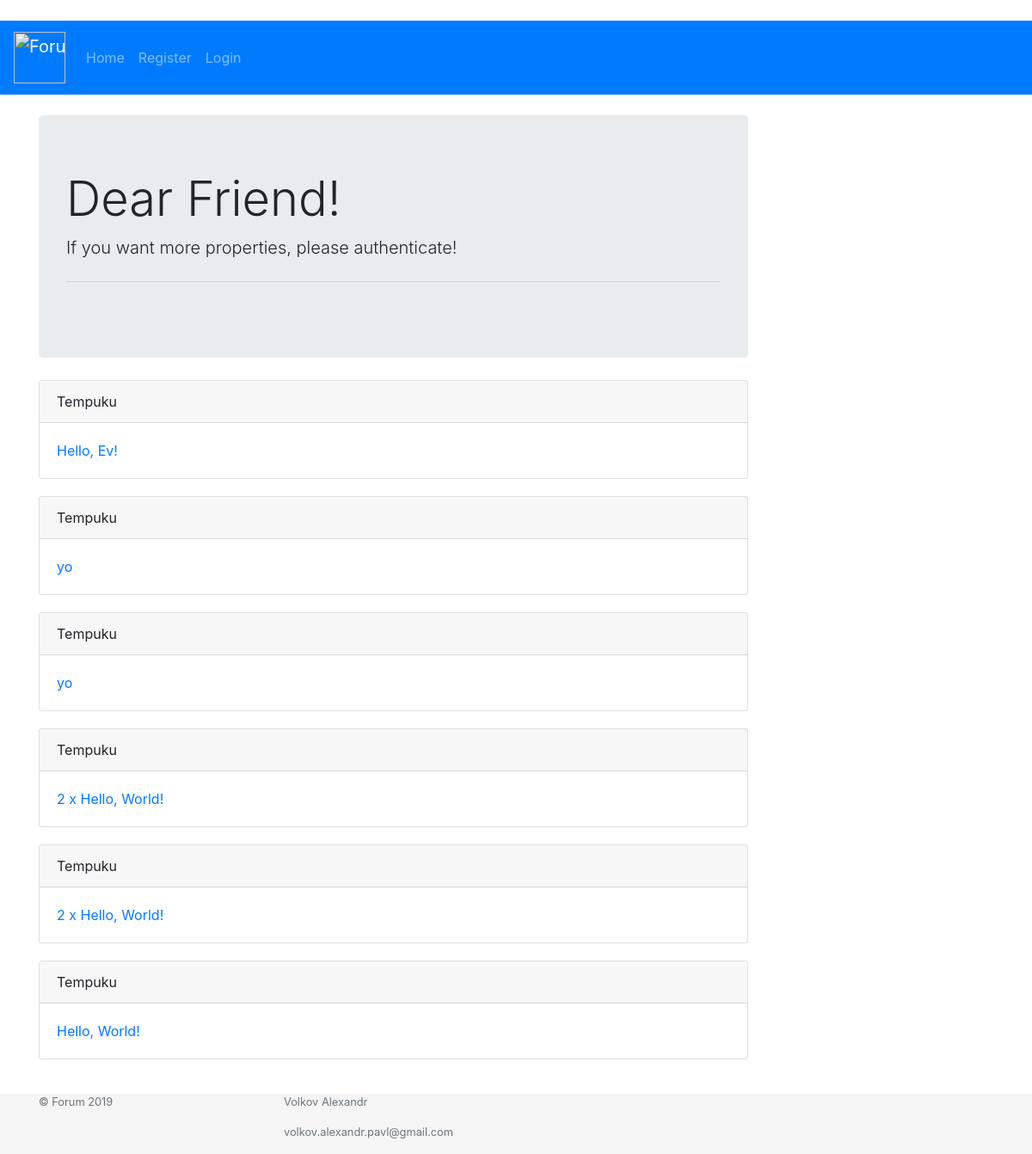
Before: /forum/ with the older database file.
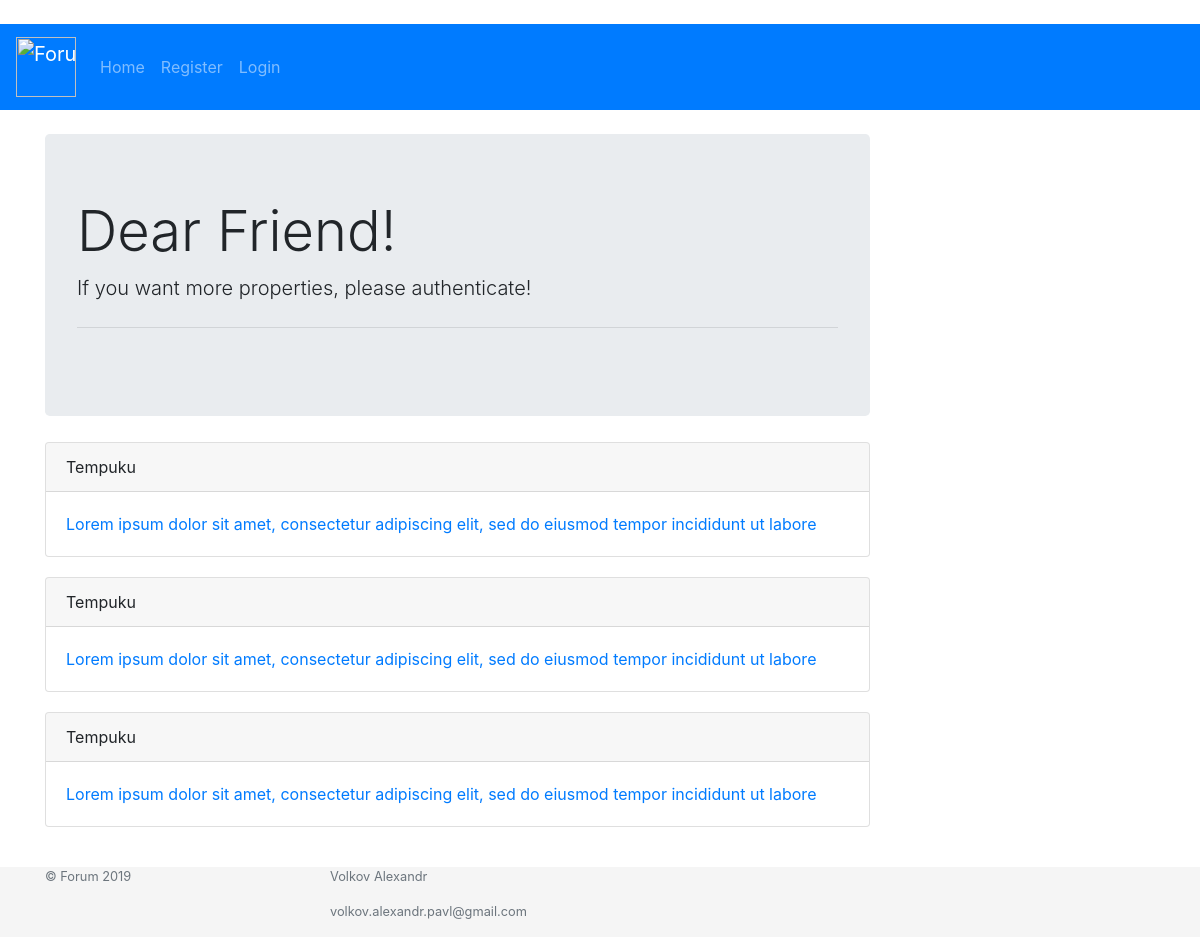
After: the same page with the newer database file.
### forum/models.py (models this page shows)
class Forum(models.Model):
    user = models.ForeignKey(settings.AUTH_USER_MODEL, on_delete=models.CASCADE)
    title = models.CharField(max_length=100)
    created_at = models.DateTimeField(auto_now_add=True)

### forum/views.py (the view, shortened to what this page needs)
# urls.py: path("", views.index, name="index"),
def index(request):
    form = ForumForm()
    context = {
        "forums": Forum.objects.order_by('-created_at'),
        "form": form
    }
    return render(request, "forum/index.html", context)

### forum/templates/forum/index.html (shortened to what this page needs)
{% extends  '_base.html' %}
{% load crispy_forms_tags %}
{% block body %}
<div class="row">
  <div class="col-md-9 my-4">
{% if user.is_authenticated %}
    <form action="{% url 'index' %}" method="post">
      {% csrf_token %} {{ form|crispy }}
      <button type="submit" class="btn btn-primary btn-block">Add new post</button>
    </form>
    <hr class="my-4">
{% else %}
    <div class="jumbotron">
      <h1 class="display-4 text-premier">Dear Friend!</h1>
      <p class="lead">If you want more properties, please authenticate!</p>
      <hr class="my-4">
    </div>
{% endif %}
  </div>
</div>
{% for forum in forums %}
<div class="row">
    <div class="col col-md-9">
        <div class="card">
          <div class="card-header">
            {{ forum.user }}
          </div>
          <div class="card-body">
            <a href="{% url 'forum' forum.id %}">{{ forum.title }}</a>
          </div>
        </div>
    </div>
</div>
{% endfor %}
{% endblock %}

Changed rows visible on the page:
removed Forum: user "Tempuku", title "Hello, Ev!"
removed Forum: user "Tempuku", title "yo"
removed Forum: user "Tempuku", title "yo"
changed Forum (number 1 of 3 on the later page): title "2 x Hello, World!" → "Lorem ipsum dolor sit amet, consectetur adipiscing elit, sed do eiusmod tempor incididunt ut labore"
changed Forum (number 2 of 3 on the later page): title "2 x Hello, World!" → "Lorem ipsum dolor sit amet, consectetur adipiscing elit, sed do eiusmod tempor incididunt ut labore"
changed Forum (number 3 of 3 on the later page): title "Hello, World!" → "Lorem ipsum dolor sit amet, consectetur adipiscing elit, sed do eiusmod tempor incididunt ut labore"
